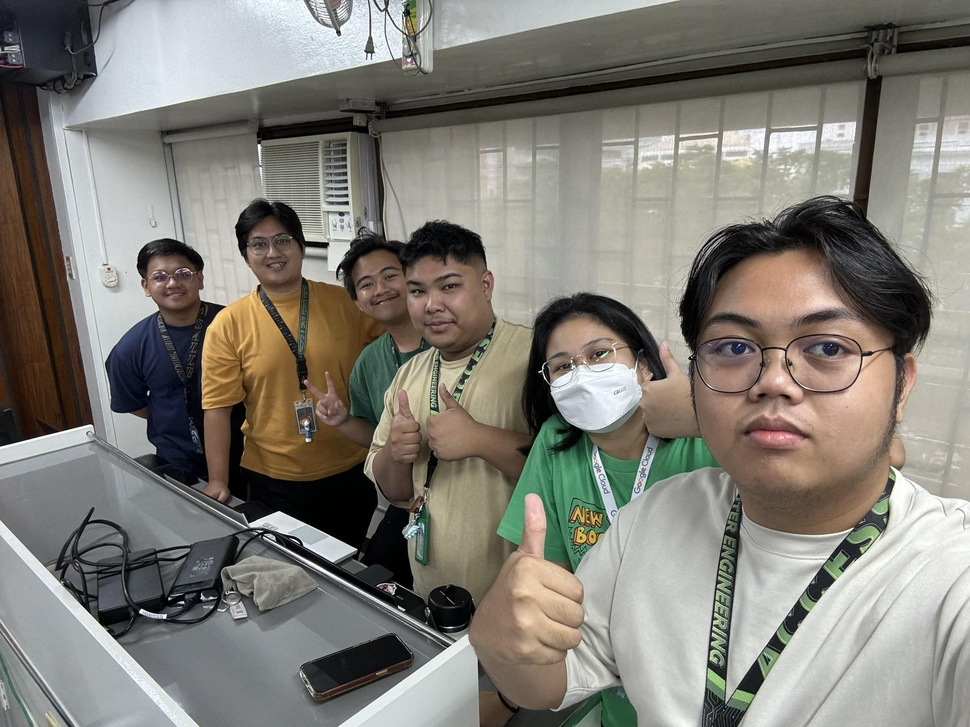
#> input picture LABACT3_LBYCPF3/grup.jpg, 970 x 727 px, shrunk from 2048 x 1536 before the run
$ python try2.py --image grup.jpg
#> lines starting #> are read from the running program, lines starting #| are printed output that depends on the picture
import cv2
import argparse
import numpy as np

# Parse command-line arguments to get the image path
parser = argparse.ArgumentParser(description="Apply blurring techniques and edge detection to an image.")
parser.add_argument("-i", "--image", required=True, help="Path to the input image.")
args = vars(parser.parse_args())

# Load the image from the specified path
image = cv2.imread(args["image"])
#> image is the input picture: shape (727, 970, 3); mean B, G, R 118.5, 126, 129.2

# Check if the image was loaded successfully
if image is None:
    print("Error: Image not loaded. Check the file path.")
    exit()

# Display the original image
cv2.imshow("Original Image", image)

# Define a list of kernel sizes to use for blurring
kernel_sizes = [3, 5, 7]

# Function to apply Canny edge detection
def apply_canny(image):
    edges = cv2.Canny(image, 100, 200)
    return edges

# Apply Averaging Blur and perform edge detection
for k in kernel_sizes:
    # Apply averaging blur with the current kernel size
    blurred_avg = cv2.blur(image, (k, k))
    # Perform edge detection on the blurred image
    edges_avg = apply_canny(blurred_avg)
    # Display the blurred image and its edges
    cv2.imshow(f"Averaging Blur {k}x{k}", blurred_avg)
    cv2.imshow(f"Edges after Averaging Blur {k}x{k}", edges_avg)
#> this loop made 3 passes
#> pass 1, in apply_canny, `edges = cv2.Canny(image, 100, 200)`:
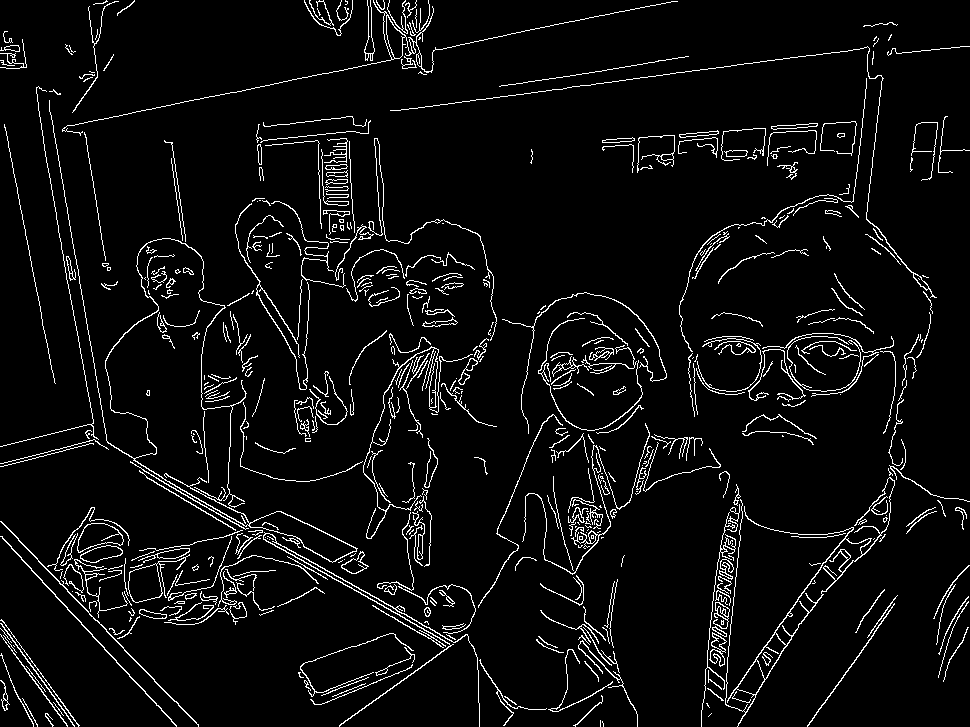
#> edges: shape (727, 970); 5.3% white in thin lines or dots
#> after the loop:
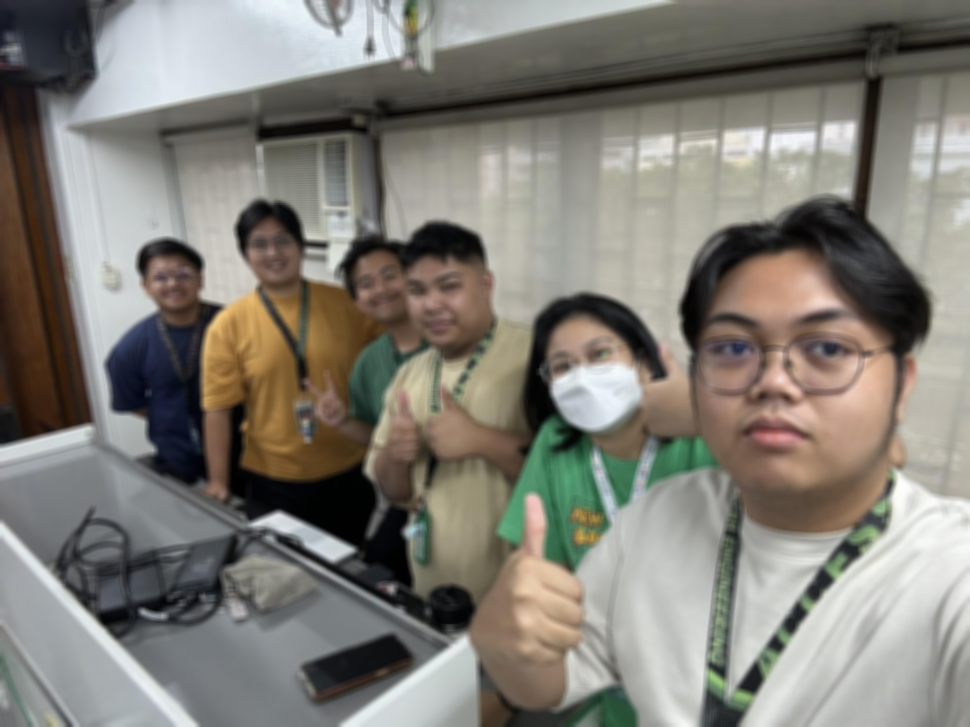
#> blurred_avg: shape (727, 970, 3); mean B, G, R 118.5, 126, 129.2

cv2.waitKey(0)
cv2.destroyAllWindows()

# Apply Gaussian Blur and perform edge detection
for k in kernel_sizes:
    # Apply Gaussian blur with the current kernel size
    blurred_gaussian = cv2.GaussianBlur(image, (k, k), 0)
    # Perform edge detection on the blurred image
    edges_gaussian = apply_canny(blurred_gaussian)
    # Display the blurred image and its edges
    cv2.imshow(f"Gaussian Blur {k}x{k}", blurred_gaussian)
    cv2.imshow(f"Edges after Gaussian Blur {k}x{k}", edges_gaussian)
#> this loop made 3 passes
#> pass 1, in apply_canny (call 4), `edges = cv2.Canny(image, 100, 200)`:
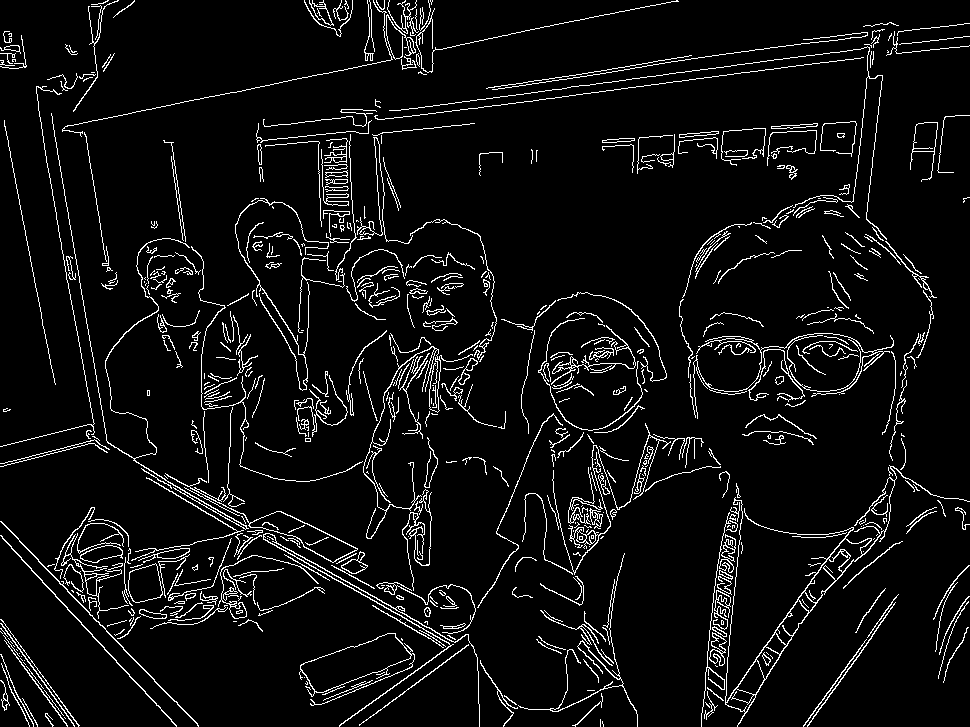
#> edges: shape (727, 970); 6.1% white in thin lines or dots

cv2.waitKey(0)
cv2.destroyAllWindows()

# Apply Median Blur and perform edge detection
for k in kernel_sizes:
    # Apply median blur with the current kernel size
    blurred_median = cv2.medianBlur(image, k)
    # Perform edge detection on the blurred image
    edges_median = apply_canny(blurred_median)
    # Display the blurred image and its edges
    cv2.imshow(f"Median Blur {k}x{k}", blurred_median)
    cv2.imshow(f"Edges after Median Blur {k}x{k}", edges_median)
#> this loop made 3 passes
#> pass 1, in apply_canny (call 7), `edges = cv2.Canny(image, 100, 200)`:
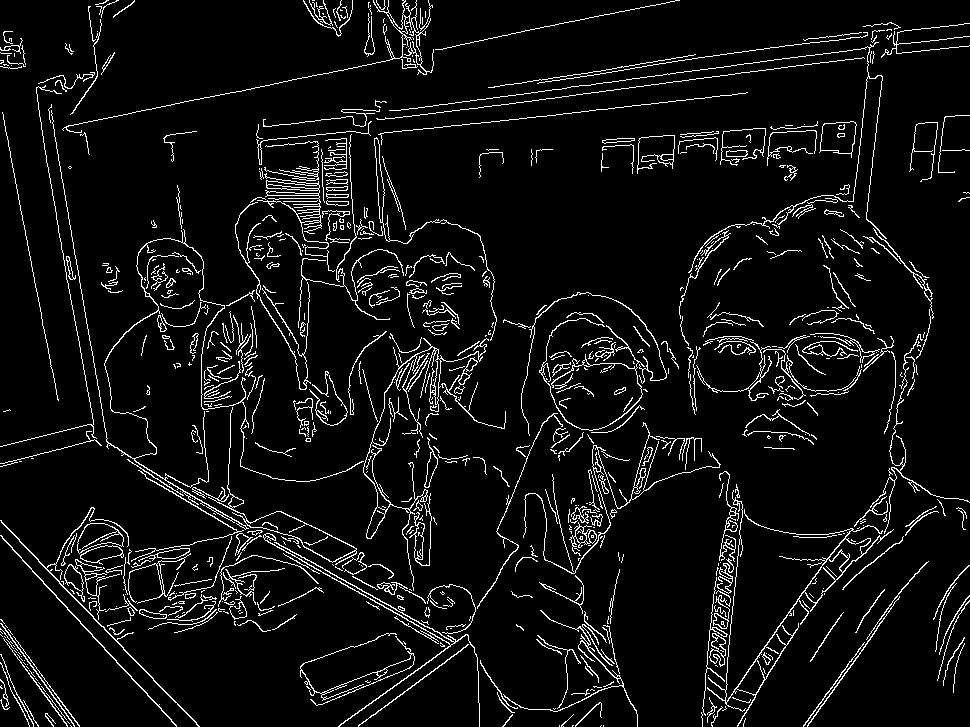
#> edges: shape (727, 970); 6.3% white in thin lines or dots

cv2.waitKey(0)
cv2.destroyAllWindows()

# Apply Bilateral Filter and perform edge detection
for k in kernel_sizes:
    # Apply bilateral filter with the current diameter size
    blurred_bilateral = cv2.bilateralFilter(image, k, 75, 75)
    # Perform edge detection on the blurred image
    edges_bilateral = apply_canny(blurred_bilateral)
    # Display the blurred image and its edges
    cv2.imshow(f"Bilateral Filter {k}", blurred_bilateral)
    cv2.imshow(f"Edges after Bilateral Filter {k}", edges_bilateral)
#> this loop made 3 passes
#> pass 1, in apply_canny (call 10), `edges = cv2.Canny(image, 100, 200)`:
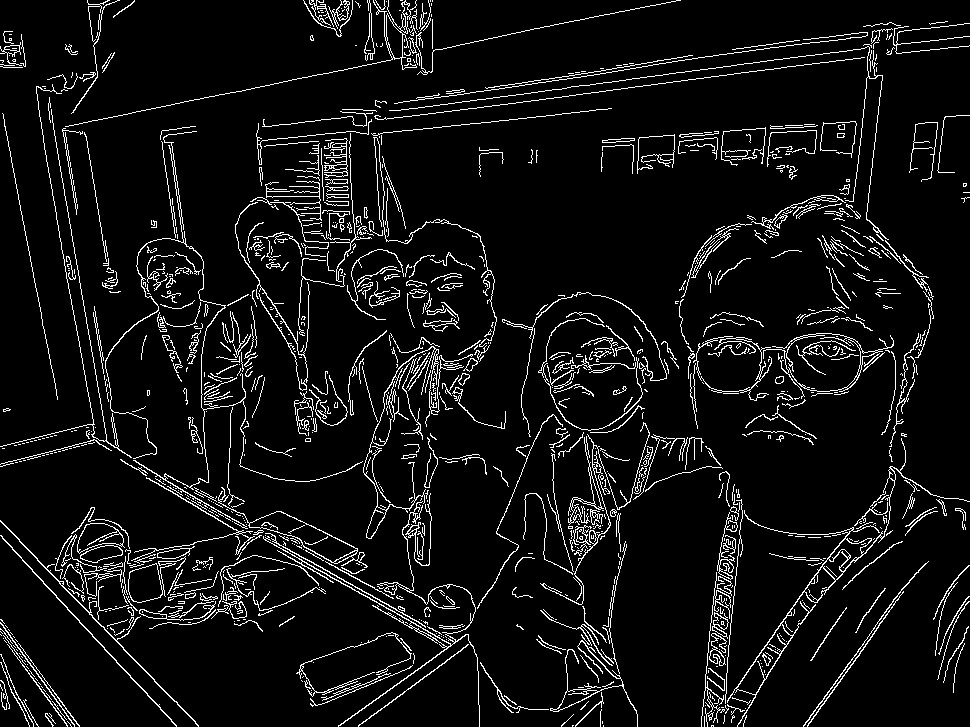
#> edges: shape (727, 970); 6.8% white in thin lines or dots
#> pass 2, in apply_canny (call 11), `edges = cv2.Canny(image, 100, 200)`:
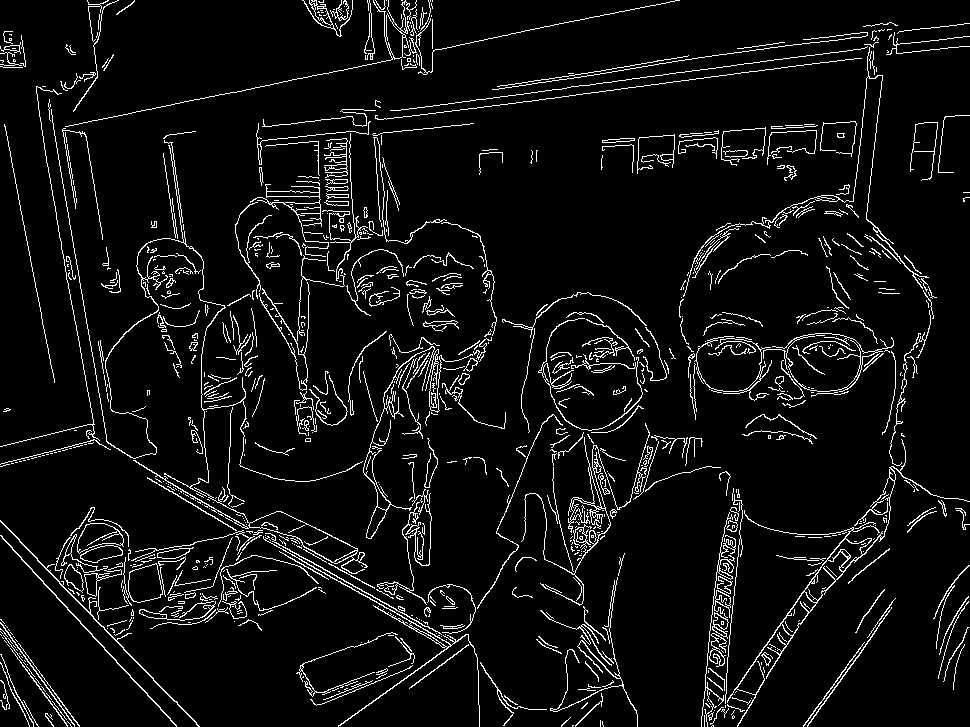
#> edges: shape (727, 970); 6.2% white in thin lines or dots

# Wait until a key is pressed to close all windows
cv2.waitKey(0)
cv2.destroyAllWindows()
